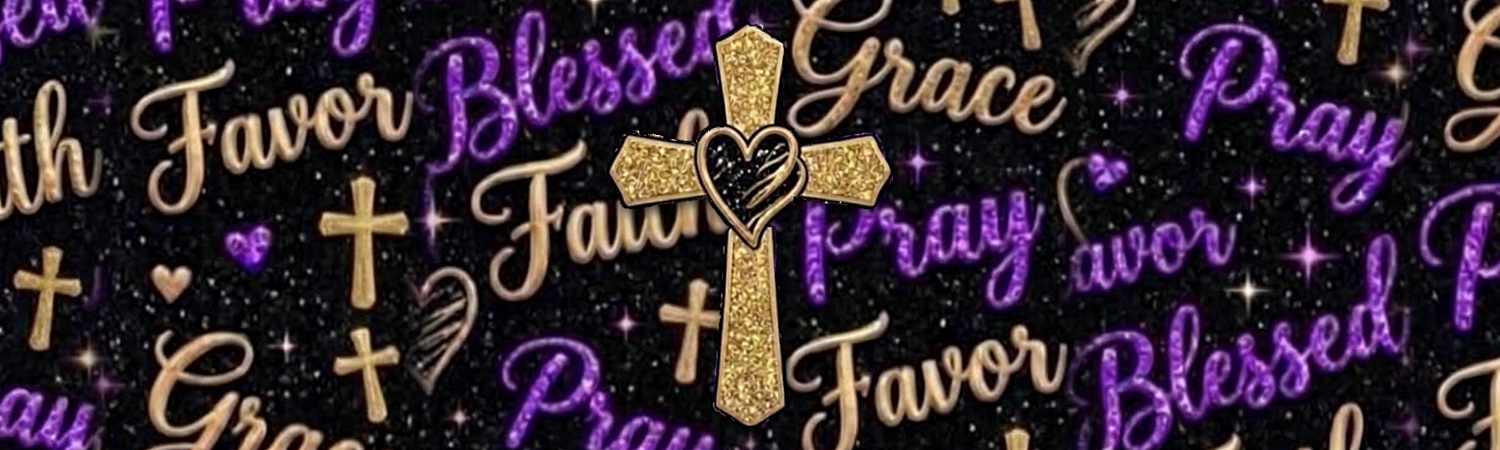
#> input picture assets/products/faith-words-cross-purple/faith-words-cross-pen-wrap-SMALL-CROSS-5x1.5in-1500x450.png, 1500 x 450 px, found by its file name
$ python pen_sheet.py
#> lines starting #> are read from the running program, lines starting #| are printed output that depends on the picture
"""8.5x11 sticker sheet: 10 pen wraps (5x1.5in) for glossy sticker paper (not mirrored)."""
from PIL import Image, ImageDraw, ImageFont
DPI = 300
D = 'assets/products/faith-words-cross-purple'
wrap = Image.open(f'{D}/faith-words-cross-pen-wrap-SMALL-CROSS-5x1.5in-1500x450.png').convert('RGB').rotate(90, expand=True)  # 450x1500
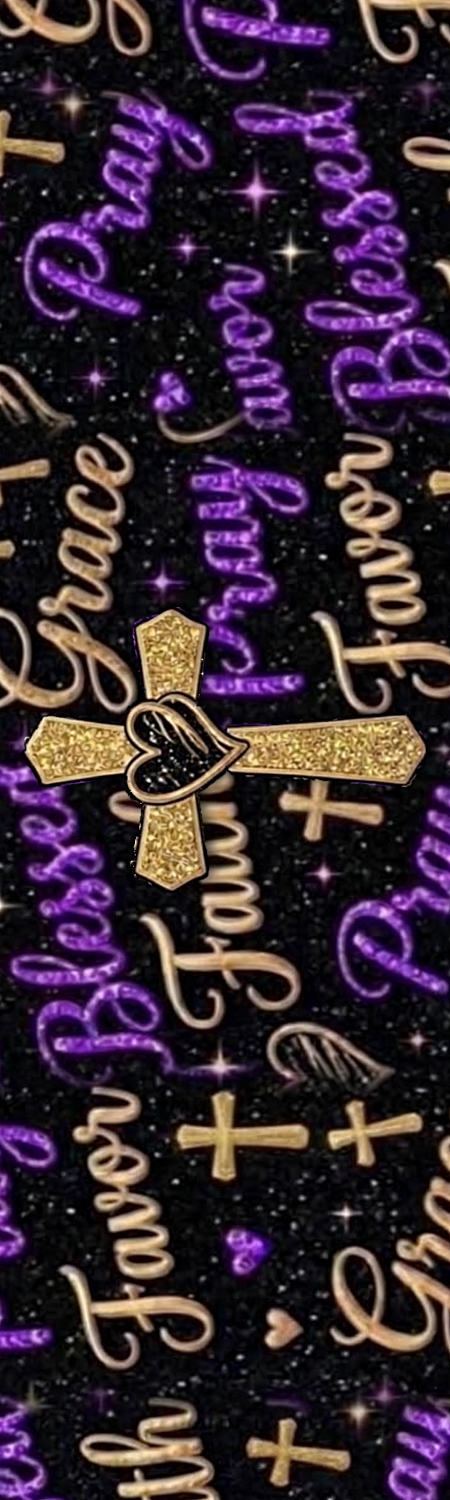
#> wrap: PIL image 450x1500 RGB; mean R, G, B 56.4, 40.2, 51.6
PW, PH = int(8.5*DPI), int(11*DPI)
page = Image.new('RGB', (PW, PH), 'white'); d = ImageDraw.Draw(page)
#> after `page = Image.new('RGB', (PW, PH), 'white')`: page: PIL image 2550x3300 RGB; every value is 255
cols, rows = 5, 2
gx, gy = int(0.125*DPI), int(0.25*DPI)                      # gaps between wraps
tw = cols*wrap.width + (cols-1)*gx; th = rows*wrap.height + (rows-1)*gy
#> after `tw = cols * wrap.width + (cols - 1) * gx`: tw = 2398
#> after `th = rows * wrap.height + (rows - 1) * gy`: th = 3075
x0, y0 = (PW-tw)//2, (PH-th)//2
#> x0 = 76; y0 = 112
for r in range(rows):
    for c in range(cols):
        x, y = x0 + c*(wrap.width+gx), y0 + r*(wrap.height+gy)
        page.paste(wrap, (x, y))
        d.rectangle((x-1, y-1, x+wrap.width, y+wrap.height), outline=(170, 170, 170), width=2)   # cut line
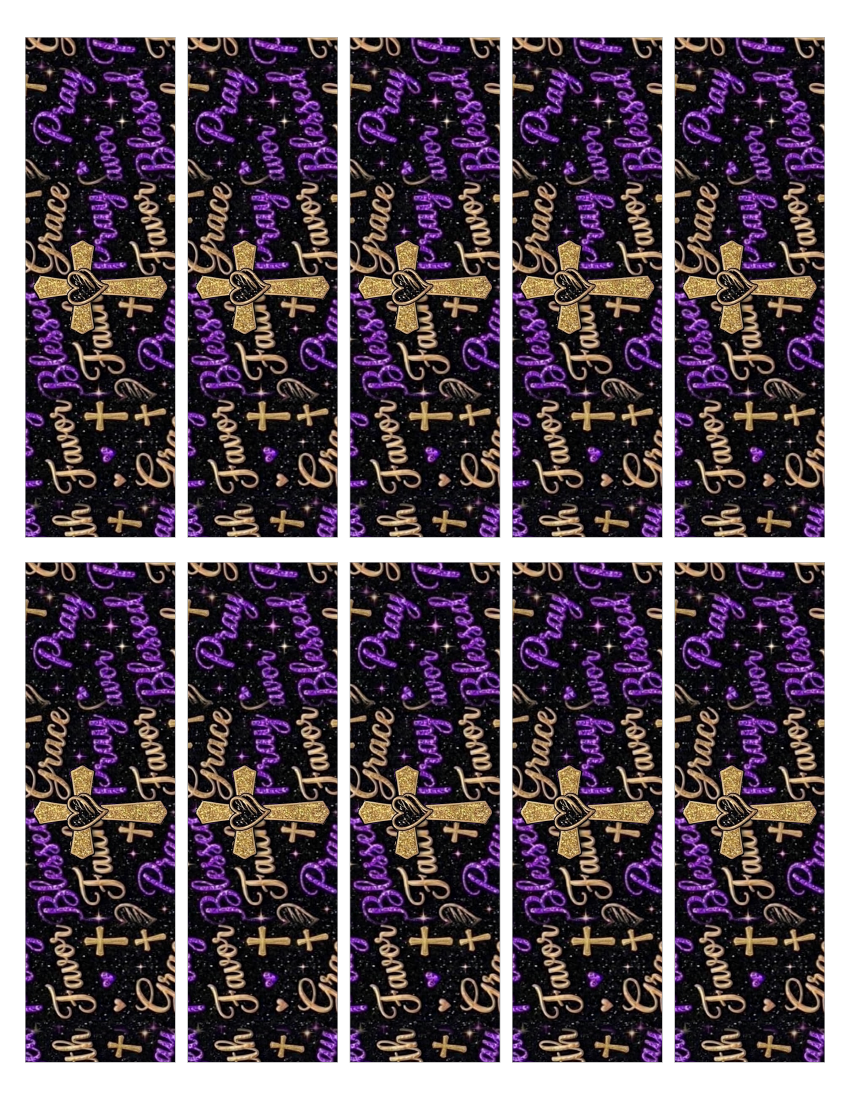
#> page: PIL image 2550x3300 RGB (shown at 1/3 size); mean R, G, B 95.8, 82.9, 92
f = ImageFont.truetype('/usr/share/fonts/truetype/dejavu/DejaVuSans.ttf', 26)
d.text((PW//2, PH - y0//2), 'Print at 100% / Actual Size on glossy sticker paper  •  Cut on the gray lines  •  10 pen wraps, 5" x 1.5"',
       font=f, fill=(120, 120, 120), anchor='mm')
L = 2*DPI; lx = (PW-L)//2; ly = y0//2 - 10
#> after `ly = y0 // 2 - 10`: ly = 46
d.line((lx, ly, lx+L, ly), fill=(120, 120, 120), width=3); d.line((lx, ly-12, lx, ly+12), fill=(120, 120, 120), width=3); d.line((lx+L, ly-12, lx+L, ly+12), fill=(120, 120, 120), width=3)
d.text((PW//2, ly+14), 'size check: this line = 2 inches', font=f, fill=(120, 120, 120), anchor='ma')
out = f'{D}/faith-words-cross-pen-wrap-STICKER-SHEET-8.5x11-10up.png'
page.save(out, dpi=(DPI, DPI), optimize=True)
print('margins (in): left/right', round(x0/DPI, 3), 'top/bottom', round(y0/DPI, 3))
#| margins (in): left/right 0.253 top/bottom 0.373

$ run again, with assets/products/faith-words-cross-purple/faith-words-cross-pen-wrap-5x1.5in-1500x450.png copied over assets/products/faith-words-cross-purple/faith-words-cross-pen-wrap-SMALL-CROSS-5x1.5in-1500x450.png
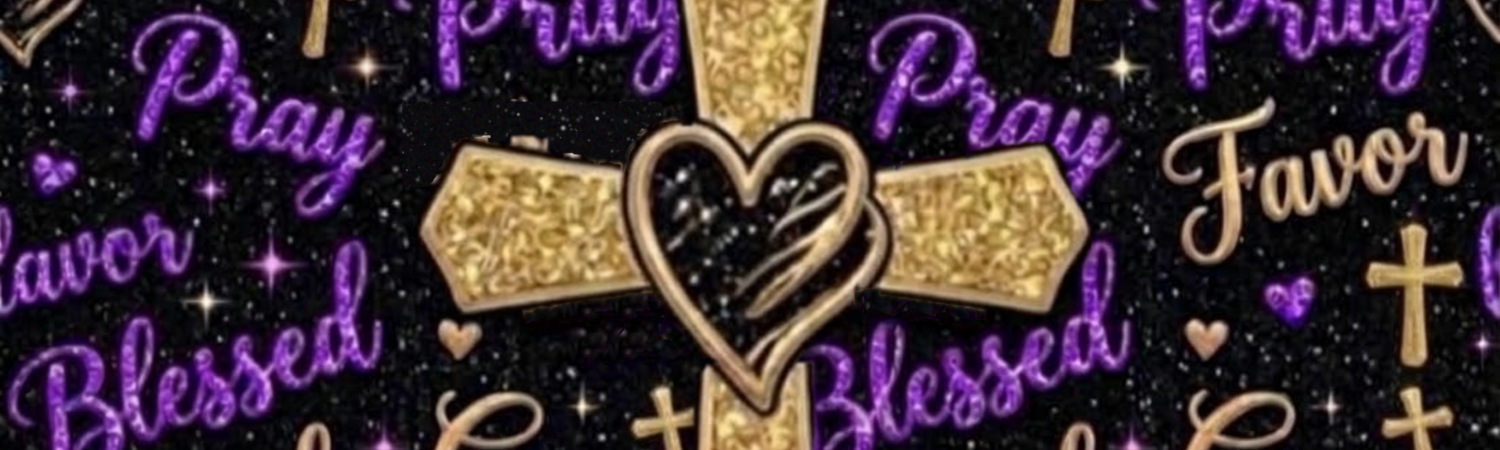
#> input picture assets/products/faith-words-cross-purple/faith-words-cross-pen-wrap-5x1.5in-1500x450.png, 1500 x 450 px, found by its file name
#> `wrap = Image.open(f'{D}/faith-words-cross-pen-wrap-SMALL-CROSS-5x1.5in..`:
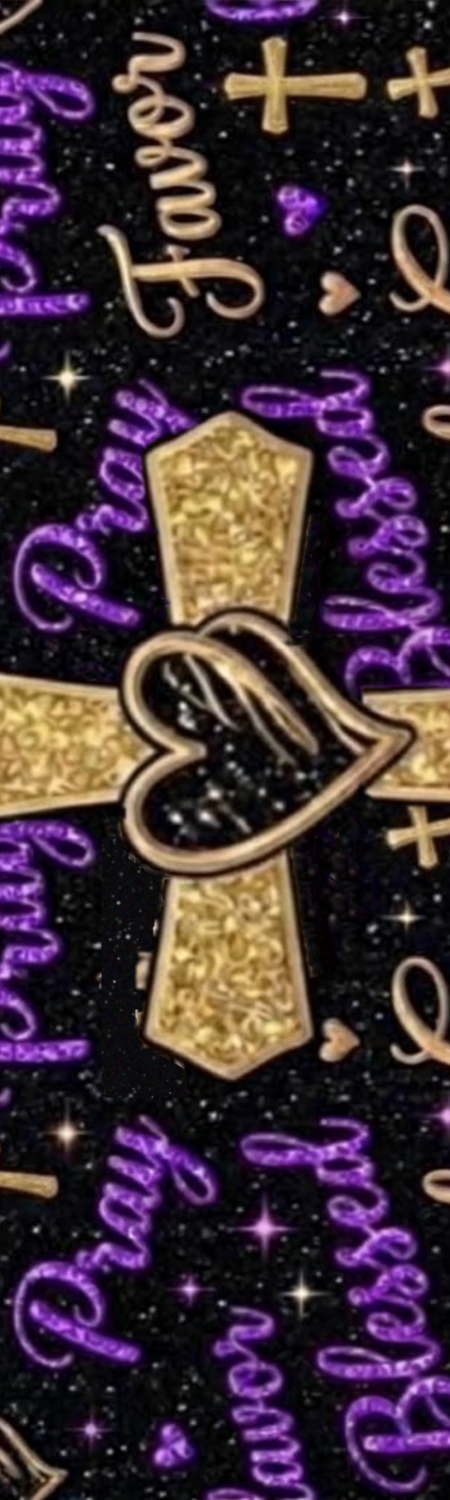
#> wrap: PIL image 450x1500 RGB; mean R, G, B 65.1, 47, 56.1
#> after the loop `for r in range(rows):`:
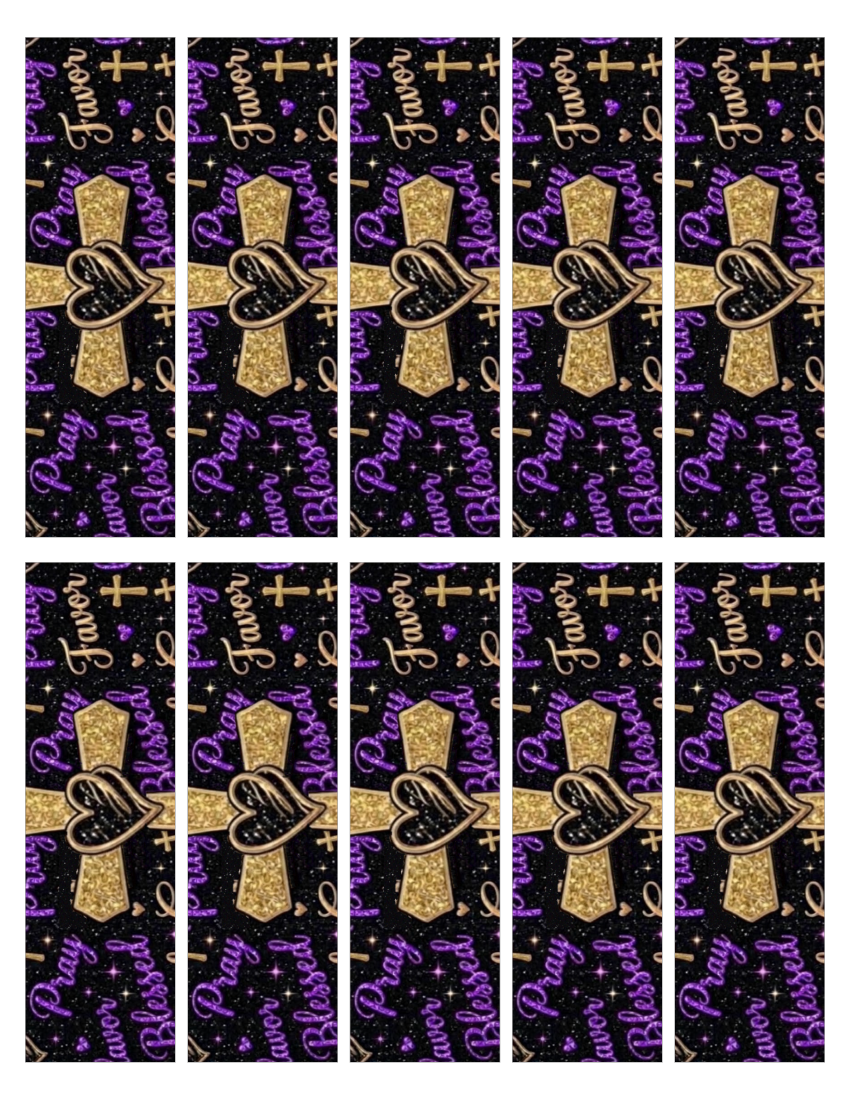
#> page: PIL image 2550x3300 RGB (shown at 1/3 size); mean R, G, B 102.8, 88.3, 95.6
#| margins (in): left/right 0.253 top/bottom 0.373

$ run again, with assets/products/faith-words-cross-purple/faith-words-cross-pen-wrap-STICKER-SHEET-8.5x11-10up.png copied over assets/products/faith-words-cross-purple/faith-words-cross-pen-wrap-SMALL-CROSS-5x1.5in-1500x450.png
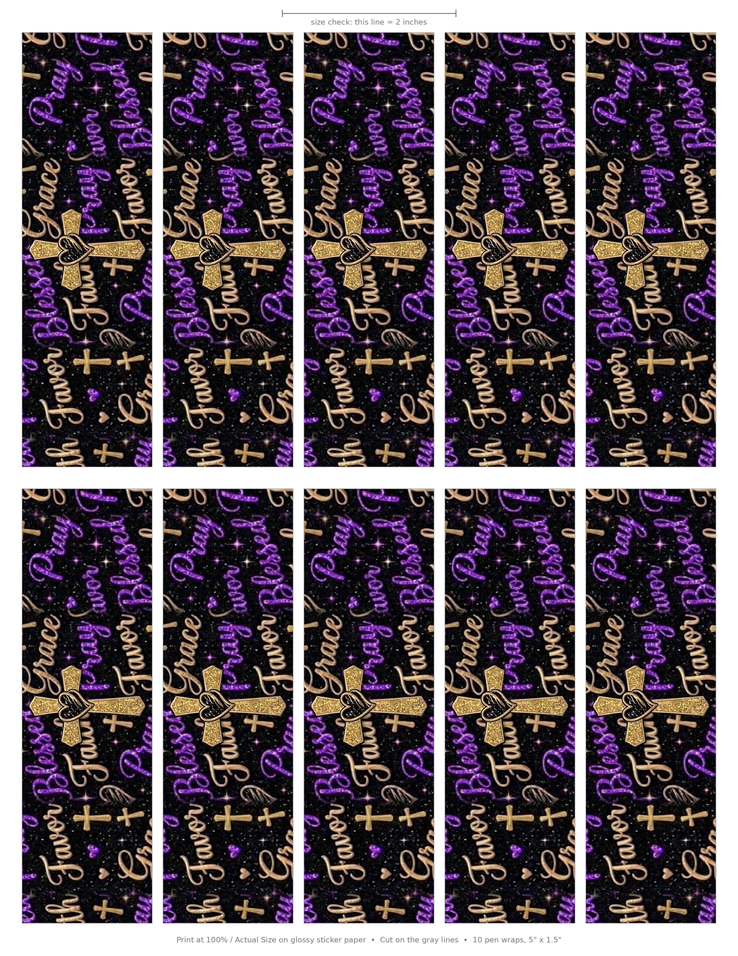
#> input picture assets/products/faith-words-cross-purple/faith-words-cross-pen-wrap-STICKER-SHEET-8.5x11-10up.png, 738 x 956 px, shrunk from 2550 x 3300 before the run, found by its file name
#> `wrap = Image.open(f'{D}/faith-words-cross-pen-wrap-SMALL-CROSS-5x1.5in..`:
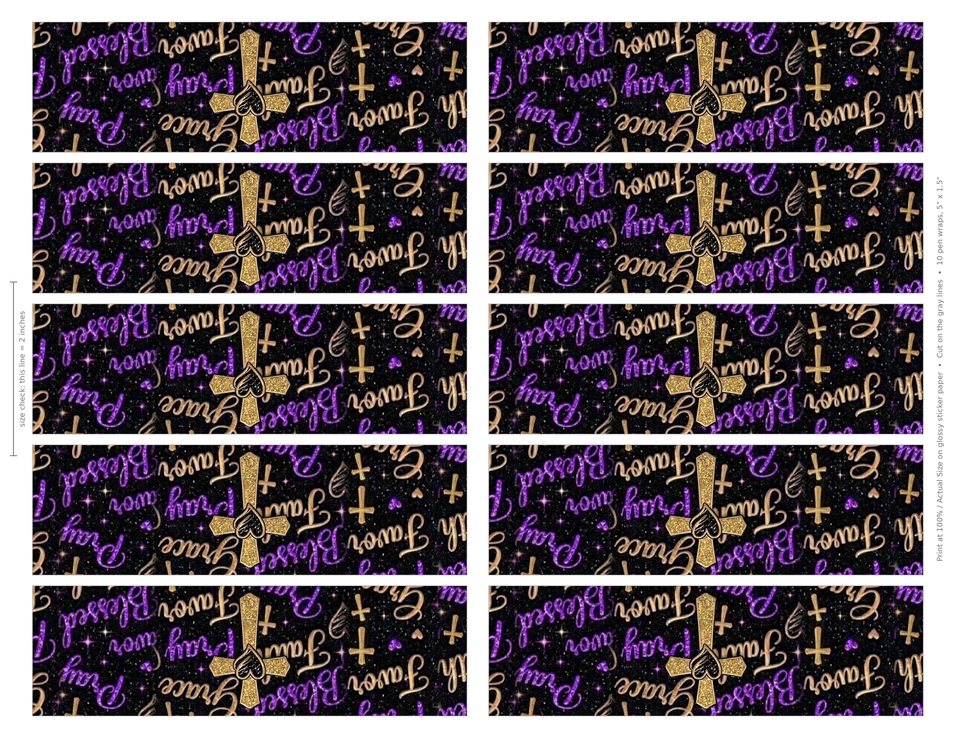
#> wrap: PIL image 956x738 RGB; mean R, G, B 95.6, 82.8, 91.9
#> after the loop `for r in range(rows):`:
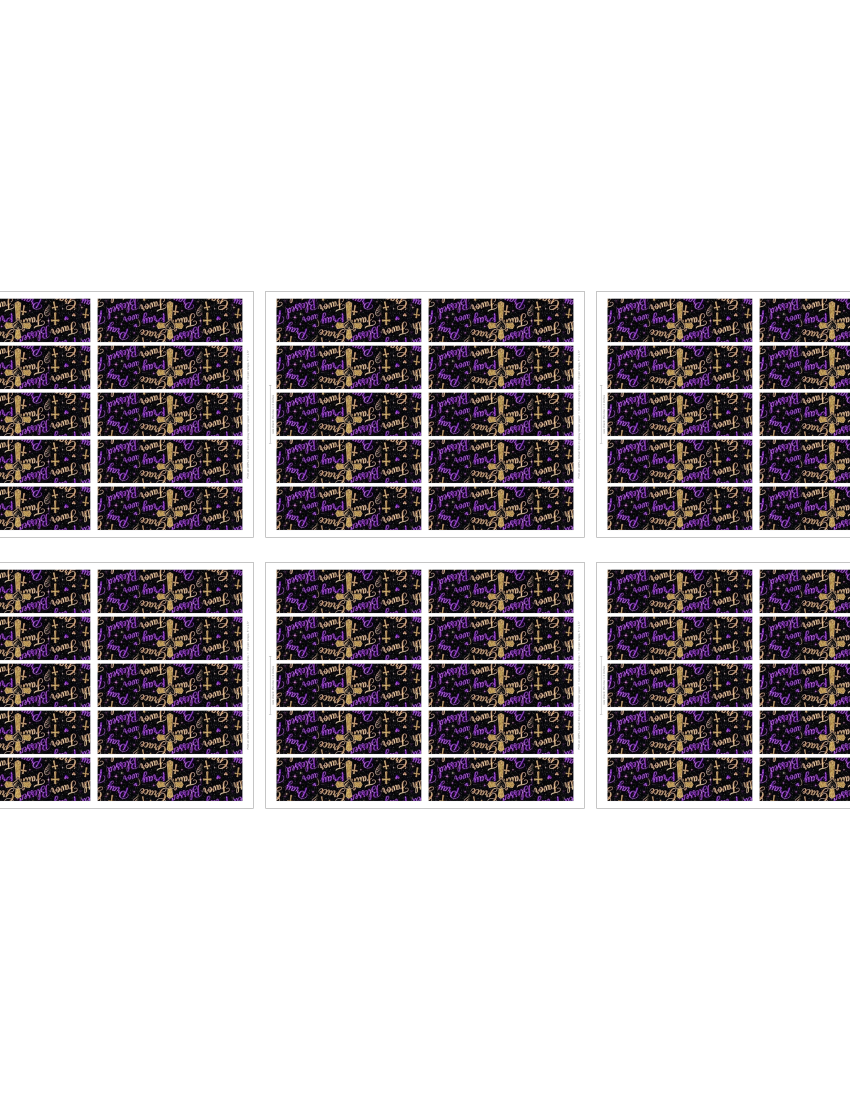
#> page: PIL image 2550x3300 RGB (shown at 1/3 size); mean R, G, B 184.9, 179.3, 183
#| margins (in): left/right -3.963 top/bottom 2.913
